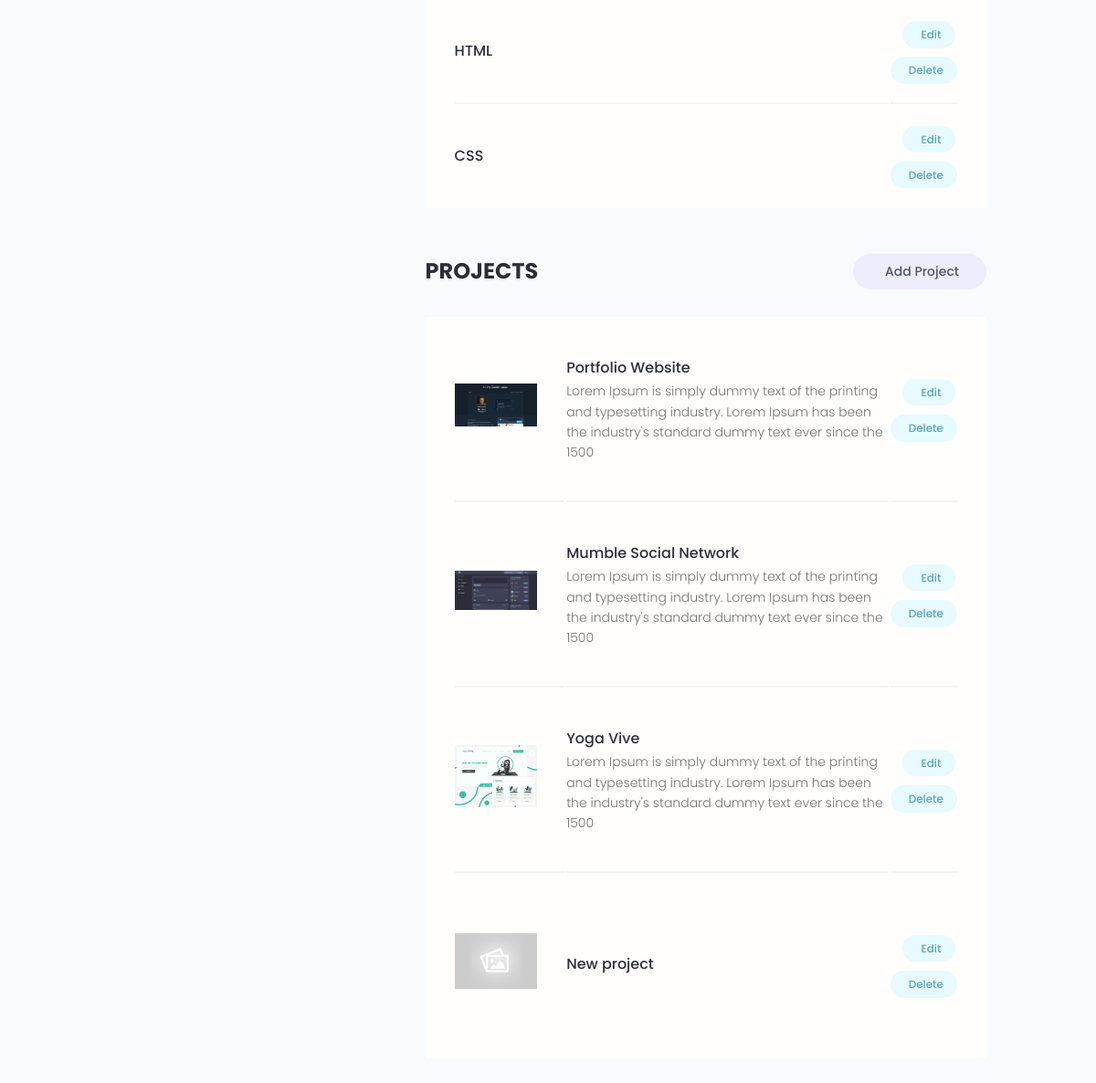
Before: /account/ (signed in, lower part) with the older database file.
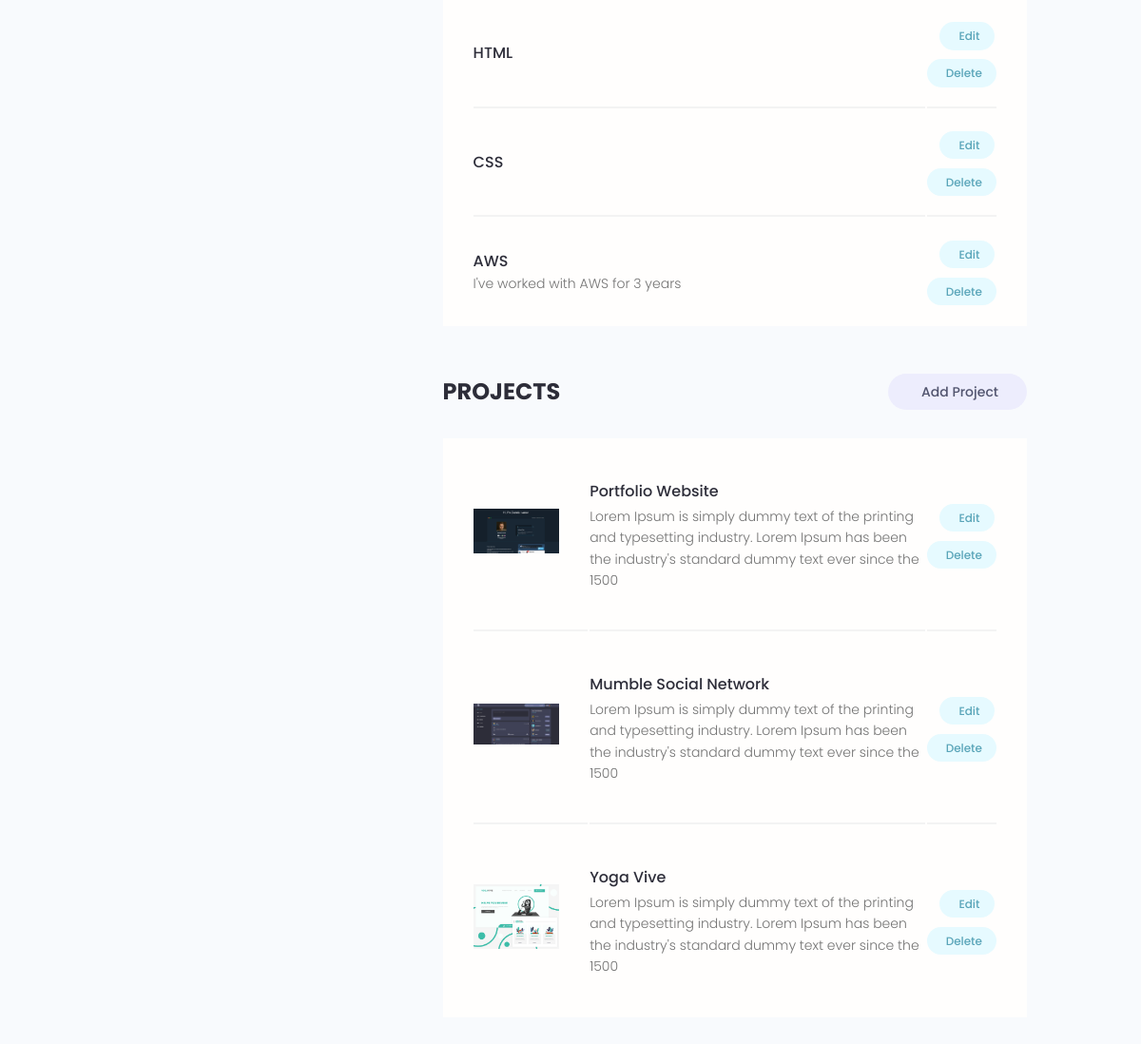
After: the same page with the newer database file.
### users/models.py (models this page shows, shortened)
class Skill(models.Model):
    owner = models.ForeignKey(
        Profile, on_delete=models.CASCADE, null=True,)
    name = models.CharField(max_length=200, blank=True, null=True)
    description = models.TextField(null=True, blank=True)
    created = models.DateTimeField(auto_now_add=True)
    id = models.UUIDField(default=uuid.uuid4, unique=True,
                          primary_key=True, editable=False)

### projects/models.py (models this page shows, shortened)
class Project(models.Model):
    owner = models.ForeignKey(
        Profile, null=True, blank=True, on_delete=models.CASCADE)
    title = models.CharField(max_length=200)
    description = models.TextField(null=True, blank=True)
    featured_image = models.ImageField(
        null=True, blank=True, default="default.jpg")
    demo_link = models.CharField(max_length=2000, null=True, blank=True)
    source_link = models.CharField(max_length=2000, null = True, blank=True)
    tags = models.ManyToManyField('Tag', blank=True)
    vote_total = models.IntegerField(default=0, null = True, blank=True)
    vote_ratio = models.IntegerField(default=0, null = True, blank=True)
    created = models.DateTimeField(auto_now_add=True)
    id = models.UUIDField(default=uuid.uuid4, unique=True,
                          primary_key=True, editable=False)
    class Meta:
        ordering = ['created']

### users/views.py (the view)
# urls.py: path('account/', views.userAccount, name="account"),
@login_required(login_url='login')
def userAccount(request):
    profile = request.user.profile
    skills = profile.skill_set.all()
    projects = profile.project_set.all()
    context = {'profile': profile, 'skills':skills, 'projects': projects}
    return render(request, 'users/account.html', context)

### users/templates/users/account.html (shortened to what this page needs)
{% extends 'main.html' %}
{% block content %}
  <main class="settingsPage profile my-md">
    <div class="container">
      <div class="layout">
        <div class="column column--1of3">
        </div>
        <div class="column column--2of3">
          <table class="settings__table">
            {% for skill in skills %}
            <tr>
              <td class="settings__tableInfo">
                <h4>{{skill.name}}</h4>
                <p>
                  {{skill.description}}
                </p>
              </td>
              <td class="settings__tableActions">
                <a class="tag tag--pill tag--main settings__btn" href="{% url 'update-skill' skill.id %}"> Edit</a>
                <a class="tag tag--pill tag--main settings__btn" href="{% url 'delete-skill' skill.id %}?next=/account">
                  Delete</a>
              </td>
            </tr>
            {% endfor %}
           </table>
          <div class="settings">
            <h3 class="settings__title">Projects</h3>
            <a class="tag tag--pill tag--sub settings__btn tag--lg" href="{% url 'create-project' %}"> Add Project</a>
          </div>
          <table class="settings__table">
            {% for project in projects %}
            <tr>
              <td class="settings__thumbnail">
                <a href="{% url 'project' project.id %}"><img src="{{project.featured_image.url}}" alt="Project Thumbnail" /></a>
              </td>
              <td class="settings__tableInfo">
                <a href="{% url 'project' project.id %}">{{project.title}}</a>
                <p>{{project.description|slice:"150"}}</p>
              </td>
              <td class="settings__tableActions">
                <a class="tag tag--pill tag--main settings__btn" href="{% url 'update-project' project.id %}"> Edit</a>
                <a class="tag tag--pill tag--main settings__btn" href="{% url 'delete-project' project.id %}?next=/account">
                  Delete</a>
              </td>
            </tr>
            {% endfor %}
          </table>
        </div>
      </div>
    </div>
  </main>
  {% endblock %}

Changed rows visible on the page:
removed Project: featured_image (placeholder picture), title "New project"
added Skill: name "AWS", description "I've worked with AWS for 3 years"
